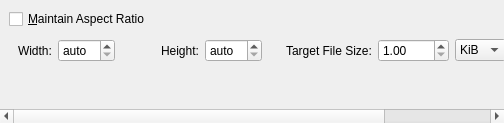
<?xml version="1.0" encoding="UTF-8"?>
<ui version="4.0">
 <class>SizeScrollArea</class>
 <widget class="QScrollArea" name="SizeScrollArea">
  <property name="frameShape">
   <enum>QFrame::NoFrame</enum>
  </property>
  <property name="widgetResizable">
   <bool>true</bool>
  </property>
  <property name="alignment">
   <set>Qt::AlignLeading|Qt::AlignLeft|Qt::AlignTop</set>
  </property>
  <widget class="QWidget" name="scrollAreaWidgetContents_3">
   <property name="geometry">
    <rect>
     <x>0</x>
     <y>0</y>
     <width>719</width>
     <height>121</height>
    </rect>
   </property>
   <layout class="QGridLayout" name="gridLayout_6">
    <item row="0" column="3">
     <spacer name="horizontalSpacer_7">
      <property name="orientation">
       <enum>Qt::Horizontal</enum>
      </property>
      <property name="sizeType">
       <enum>QSizePolicy::Expanding</enum>
      </property>
      <property name="sizeHint" stdset="0">
       <size>
        <width>40</width>
        <height>20</height>
       </size>
      </property>
     </spacer>
    </item>
    <item row="0" column="1">
     <spacer name="horizontalSpacer_8">
      <property name="orientation">
       <enum>Qt::Horizontal</enum>
      </property>
      <property name="sizeType">
       <enum>QSizePolicy::Preferred</enum>
      </property>
      <property name="sizeHint" stdset="0">
       <size>
        <width>40</width>
        <height>20</height>
       </size>
      </property>
     </spacer>
    </item>
    <item row="0" column="2">
     <widget class="QGroupBox" name="unitGroupBox">
      <property name="sizePolicy">
       <sizepolicy hsizetype="Fixed" vsizetype="Fixed">
        <horstretch>0</horstretch>
        <verstretch>0</verstretch>
       </sizepolicy>
      </property>
      <property name="title">
       <string>Choose unit</string>
      </property>
      <layout class="QVBoxLayout" name="verticalLayout_2">
       <item>
        <widget class="QComboBox" name="sizeUnitComboBox">
         <item>
          <property name="text">
           <string>Pixels (px)</string>
          </property>
         </item>
         <item>
          <property name="text">
           <string>Percent (%)</string>
          </property>
         </item>
         <item>
          <property name="text">
           <string>Bytes (B)</string>
          </property>
         </item>
        </widget>
       </item>
      </layout>
     </widget>
    </item>
    <item row="0" column="0">
     <layout class="QVBoxLayout" name="verticalLayout">
      <property name="bottomMargin">
       <number>8</number>
      </property>
      <item>
       <widget class="QCheckBox" name="maintainCheckBox">
        <property name="sizePolicy">
         <sizepolicy hsizetype="MinimumExpanding" vsizetype="Fixed">
          <horstretch>0</horstretch>
          <verstretch>0</verstretch>
         </sizepolicy>
        </property>
        <property name="text">
         <string>&amp;Maintain Aspect Ratio</string>
        </property>
        <property name="shortcut">
         <string>Alt+M</string>
        </property>
       </widget>
      </item>
      <item>
       <layout class="QHBoxLayout" name="horizontalLayout_3">
        <item>
         <widget class="QWidget" name="geometryWidget" native="true">
          <layout class="QHBoxLayout" name="horizontalLayout_4">
           <property name="topMargin">
            <number>4</number>
           </property>
           <property name="bottomMargin">
            <number>4</number>
           </property>
           <item>
            <widget class="QLabel" name="textLabel1_2_2">
             <property name="text">
              <string>Width:</string>
             </property>
            </widget>
           </item>
           <item>
            <widget class="QDoubleSpinBox" name="widthDoubleSpinBox">
             <property name="specialValueText">
              <string>auto</string>
             </property>
            </widget>
           </item>
           <item>
            <spacer name="horizontalSpacer_6">
             <property name="orientation">
              <enum>Qt::Horizontal</enum>
             </property>
             <property name="sizeType">
              <enum>QSizePolicy::MinimumExpanding</enum>
             </property>
             <property name="sizeHint" stdset="0">
              <size>
               <width>40</width>
               <height>20</height>
              </size>
             </property>
            </spacer>
           </item>
           <item>
            <widget class="QLabel" name="textLabel2_2">
             <property name="text">
              <string>Height:</string>
             </property>
            </widget>
           </item>
           <item>
            <widget class="QDoubleSpinBox" name="heightDoubleSpinBox">
             <property name="specialValueText">
              <string>auto</string>
             </property>
            </widget>
           </item>
          </layout>
         </widget>
        </item>
        <item>
         <widget class="QWidget" name="fileSizeWidget" native="true">
          <layout class="QHBoxLayout" name="horizontalLayout_5">
           <property name="topMargin">
            <number>4</number>
           </property>
           <property name="bottomMargin">
            <number>4</number>
           </property>
           <item>
            <widget class="QLabel" name="label_2">
             <property name="text">
              <string>Target File Size:</string>
             </property>
            </widget>
           </item>
           <item>
            <widget class="QDoubleSpinBox" name="fileSizeSpinBox">
             <property name="sizePolicy">
              <sizepolicy hsizetype="Fixed" vsizetype="Fixed">
               <horstretch>0</horstretch>
               <verstretch>0</verstretch>
              </sizepolicy>
             </property>
             <property name="minimum">
              <double>1.000000000000000</double>
             </property>
             <property name="maximum">
              <double>1024.000000000000000</double>
             </property>
            </widget>
           </item>
           <item>
            <widget class="QComboBox" name="fileSizeComboBox">
             <item>
              <property name="text">
               <string>KiB</string>
              </property>
             </item>
             <item>
              <property name="text">
               <string>MiB</string>
              </property>
             </item>
            </widget>
           </item>
           <item>
            <spacer name="horizontalSpacer_4">
             <property name="orientation">
              <enum>Qt::Horizontal</enum>
             </property>
             <property name="sizeHint" stdset="0">
              <size>
               <width>40</width>
               <height>20</height>
              </size>
             </property>
            </spacer>
           </item>
          </layout>
         </widget>
        </item>
       </layout>
      </item>
     </layout>
    </item>
    <item row="1" column="2">
     <spacer name="verticalSpacer">
      <property name="orientation">
       <enum>Qt::Vertical</enum>
      </property>
      <property name="sizeHint" stdset="0">
       <size>
        <width>20</width>
        <height>40</height>
       </size>
      </property>
     </spacer>
    </item>
   </layout>
  </widget>
 </widget>
 <resources/>
 <connections/>
</ui>
